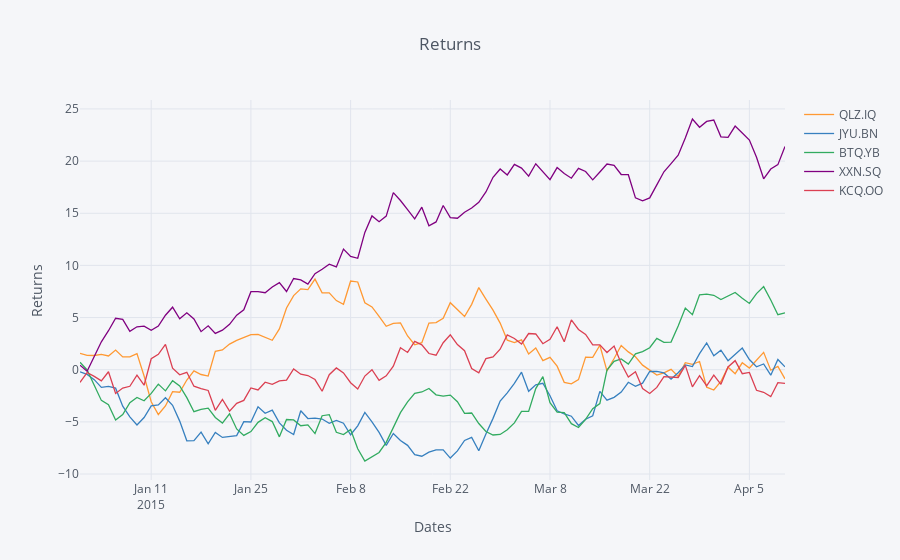

Notebook code for this chart:
### Code cell
iplot(cf.datagen.lines().iplot(asFigure = True, kind = 'scatter', xTitle = 'Dates', yTitle = 'Returns', title = 'Returns'))
